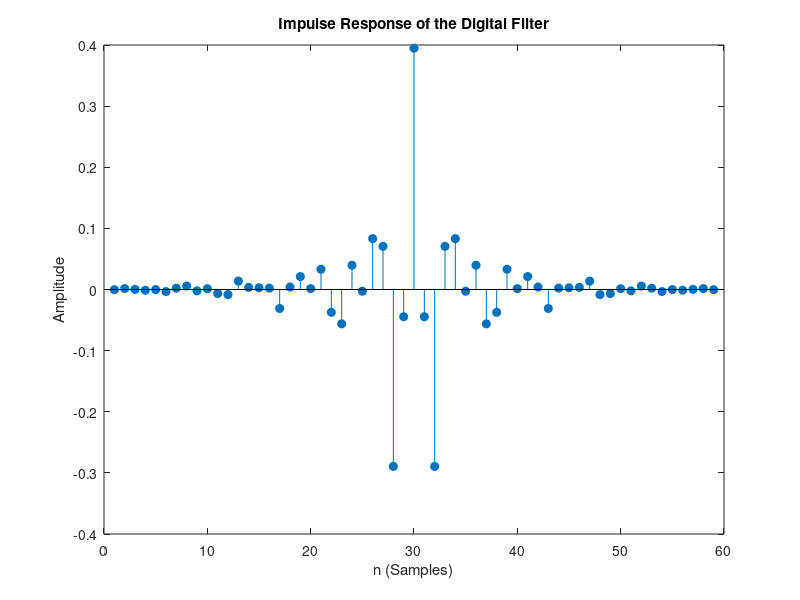

The MATLAB script that drew this image:
% Registartion_Number = 200014B

A = 0;   % A = 0 from registration number
B = 1;   % B = 1 from registration number
C = 0;   % C = 0 from registration number

%{
Maximum passband ripple, Ap = 0.1 dB
Minimum stopband attenuation, Aa = 51 dB
Lower passband edge, Wp1 = 800 rad/s
Upper passband edge, Wp2 = 1300 rad/s
Lower stopband edge, Ws1 = 500 rad/s
Upper stopband edge, Ws2 = 1500 rad/s
Sampling frequency, Fs = 3800 rad/s
%}

Ap = 0.1 + (0.01 * A);  % Maximum passband ripple in dB
Aa = 50 + B;            % Minimum stopband attenuation in dB
Wp1 = (C * 100) + 800;  % Lower passband edge in rad/s
Wp2 = (C * 100) + 1300; % Upper passband edge in rad/s
Ws1 = (C * 100) + 500;  % Lower stopband edge in rad/s
Ws2 = (C * 100) + 1500; % Upper stopband edge in rad/s
Fs = 3800;              % Sampling frequency in rad/s

% Design FIR filter using Kaiser window method
fcuts = [Ws1 Wp1 Wp2 Ws2];            % Cutoff frequencies in rad/s
mags = [0 1 0];                        % Magnitude response at each band
devs = [10^(-Aa/20) 10^(-Ap/20) 10^(-Aa/20)];  % Deviation for each band
[n, Wn, beta, ftype] = kaiserord(fcuts, mags, devs, Fs);  % Filter order and Kaiser window parameters
n = n + rem(n, 2);                     % Ensure the filter order is odd for Type I FIR filter
hh = fir1(n, Wn, ftype, kaiser(n+1, beta), 'noscale');  % Generate the filter coefficients

% Plot the impulse response of the FIR filter
figure;
stem(hh, 'filled');
title('Impulse Response of the Digital Filter');
xlabel('n (Samples)');
ylabel('Amplitude');
